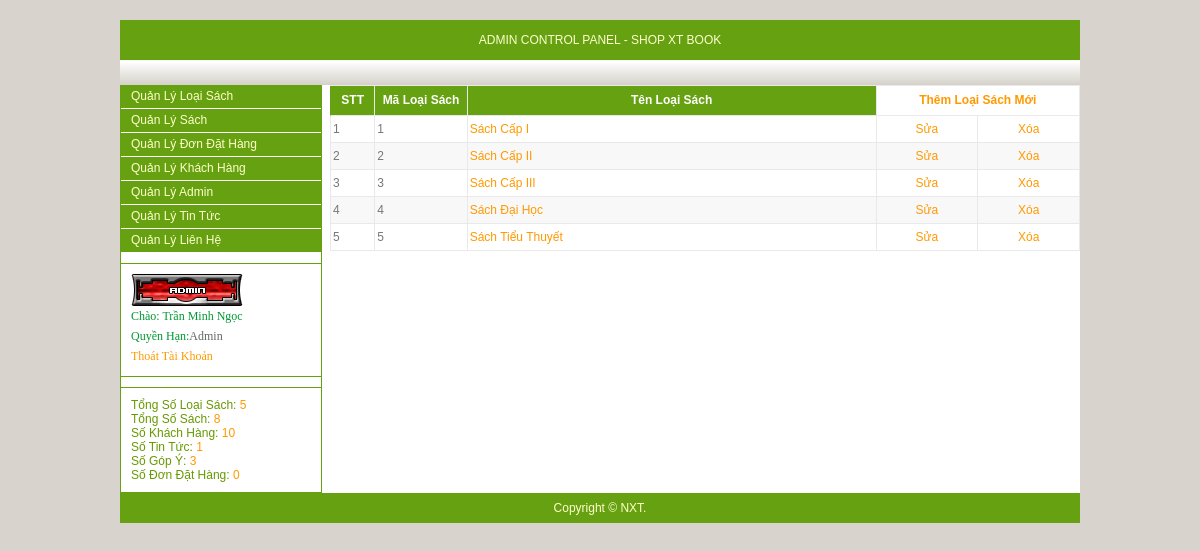
/adm/index.php (signed in), run on the app's committed database.
### tables this page shows
CREATE TABLE `loai_qua` (
  `ma_loai` int(11) NOT NULL,
  `ten_loai` varchar(40) NOT NULL
);

### include/thongke.php (called while the page is built)
<?php
	$strSQL="SELECT COUNT(*) FROM loai_qua";
	$so_loai_qua=mysqli_query($ung,$strSQL);
	$rowLOAI=mysqli_fetch_array($so_loai_qua);
	$soloaiqua=$rowLOAI[0];
	$strSQL="SELECT COUNT(*) FROM qua";
	$so_qua=mysqli_query($ung,$strSQL);
	$rowqua=mysqli_fetch_array($so_qua);
	$soqua=$rowqua[0];
	$strSQL="SELECT COUNT(*) FROM khach_hang";
	$khach_hang=mysqli_query($ung,$strSQL);
	$rowKHACH=mysqli_fetch_array($khach_hang);
	$khachhang=$rowKHACH[0];
	$strSQL="SELECT COUNT(*) FROM tin_tuc";
	$tin_tuc=mysqli_query($ung,$strSQL);
	$rowTIN=mysqli_fetch_array($tin_tuc);
	$tintuc=$rowTIN[0];
	$strSQL="SELECT COUNT(*) FROM lien_he";
	$lien_he=mysqli_query($ung,$strSQL);
	$rowLH=mysqli_fetch_array($lien_he);
	$lienhe=$rowLH[0];
	$strSQL="SELECT COUNT(*) FROM dondathang";
	$dondathang=mysqli_query($ung,$strSQL);
	$rowDDH=mysqli_fetch_array($dondathang);
	$dondathang=$rowDDH[0];
?>

### adm/loaiqua/loaiqua.php (the view, shortened to what this page needs)
<?php
	$strSQL="SELECT * FROM loai_qua";
	$loai_qua=mysqli_query($ung,$strSQL);
?>
<table width="750" cellpadding="2" cellspacing="0" border="0" class="admintable" style="border-right:#E9E9E9 1px solid; border-top:#E9E9E9 1px solid;" align="right">
	<tr>
		<th width="40" align="center" style="border-left:#66A111 solid 1px;">
			STT
		</th>
		<th width="90" align="center">
			Mã Loại Sách
		</th>
		<th width="420">
			Tên Loại Sách
		</th>
		<th width="200" colspan="2" style="background:#FFFFFF;" align="center">
			<a href="#" onclick="goithem_sua('themloaiqua')">Thêm Loại Sách Mới</a>
		</th>
	</tr>
	<?php $i=0; ?>
		<?php while($row=mysqli_fetch_array($loai_qua)) { $i+=1; ?>
	<tr>
	<?php
			if($i%2==0)
				$mausac="style='background:#F8F8F8;'";
			 else
			 	$mausac="style='background:#FFFFFF;'";
	?>
		<td <?php echo $mausac; ?> >
			<?php echo $i; ?>
		</td>
		<td <?php echo $mausac; ?> >
			<?php echo $row['ma_loai']; ?>
		</td>
		<td <?php echo $mausac; ?> >
			<a href="#" onclick="goithem_sua('sualoaiqua',<?php echo $row['ma_loai']; ?>)"><?php echo $row['ten_loai']; ?></a>
		</td>
		<td width="100" align="center" <?php echo $mausac; ?>>
			<a href="#" onclick="goithem_sua('sualoaiqua',<?php echo $row['ma_loai']; ?>)">Sửa</a>
		</td>
		<td width="100" align="center" <?php echo $mausac; ?>>
			<a href="#" onclick="xoa_loaiqua(<?php echo $row['ma_loai']; ?>)">Xóa</a>
		</td>
	</tr>
		<?php } ?>
</table>

### adm/index.php (shortened to what this page needs)
<?php include('../include/ketnoi.php'); ?>
<!DOCTYPE html PUBLIC "-//W3C//DTD XHTML 1.0 Transitional//EN" "http://www.w3.org/TR/xhtml1/DTD/xhtml1-transitional.dtd">
<html xmlns="http://www.w3.org/1999/xhtml">
<head>
<link rel="stylesheet" type="text/css" href="admstyle.css">
</head>
<body>
<?php
	$thongbao="";
?>
<?php if(!isset($_SESSION['hovatenad']) || ($_SESSION['hovatenad']=="")) { ?>
<form action="" method="post" name="formdangnhapadmin">
<table width="400" border="0" class="admintable" cellpadding="2" cellspacing="0" align="center" style="margin-top:200px; border-right:solid 1px #E9E9E9; border-top:solid 1px #E9E9E9; background:url(../images/security.png) no-repeat right;">
  <tr>
    <th colspan="3">Đăng Nhập ADMIN CONTROL PANEL</th>
  </tr>
  <tr>
    <td>&nbsp;&nbsp;Tên Đăng Nhập</td>
    <td><input name="txttendangnhap" type="text" id="txttendangnhap" style="width:200px;"/>   </td>
	<td rowspan="2"><img src="../images/security.png" width="64" height="64" border="0" /></td>
  </tr>
  <tr>
    <td>&nbsp;&nbsp;Mật Khẩu</td>
    <td><input name="txtpass" type="password" id="txtpass" style="width:200px;" />   </td>
  </tr>
  <tr>
    <td colspan="3" style="color:#CC3300;" align="center"><?php echo $thongbao ; ?></td>
  </tr>
  <tr>
    <td colspan="3" align="center"><input type="submit" name="Submit" style="background:#FFFFFF; color:#FFCC33;" value="Đăng Nhập" /></td>
  </tr>
</table>
</form>
<?php } else { ?>
	<table border="0" cellpadding="0" cellspacing="0" width="960" align="center" style="margin-top:20px; margin-bottom:20px; background:#FFFFFF;">
		<tr>
			<td height="40" style="color:#FFFFCC; background:#66A111;" colspan="2" align="center">
				ADMIN CONTROL PANEL - SHOP XT BOOK
			</td>
		</tr>
		<tr>
			<td height="25" style="color:#FF6600; background:url(../images/trang.jpg) repeat-x;" colspan="2" align="right">
		  </td>
		</tr>
		<tr>
			<td width="200" valign="top" style="border-right: 1px #66A111 solid; border-left: 1px #66A111 solid;">
			<div class="menuleft">
					<a href="#" onclick="adm_chuyentrang('quanlyloaiqua')">Quản Lý Loại Sách</a>
					<a href="#" onclick="adm_chuyentrang('quanlyqua')">Quản Lý Sách</a>
					<a href="#" onclick="adm_chuyentrang('quanlydondathang')">Quản Lý Đơn Đặt Hàng</a>
					<a href="#" onclick="adm_chuyentrang('quanlykhachhang')">Quản Lý Khách Hàng</a>
					<a href="#" onclick="adm_chuyentrang('quanlyadmin')">Quản Lý Admin</a>
					<a href="#" onclick="adm_chuyentrang('quanlytintuc')">Quản Lý Tin Tức</a>
					<a href="#" onclick="adm_chuyentrang('quanlylienhe')">Quản Lý Liên Hệ</a>
			</div>
			<div style="width:200px; margin-top:10px; margin-bottom:10px; background:#FFFFFF; color:#009933; line-height:30px;
			border:#66A111 solid 1px; border-right:none; border-left:none;">
			<p class="pp">
			<img src="../images/admin_pinguim.gif" border="0" width="112" height="32"/>
				<br />
				Chào: <?php echo $_SESSION['hovatenad'] ;?>
				<br />
				Quyền Hạn:<font color="#666666"><?php if($_SESSION['phanquyen']=='admin') echo "Admin"; else echo "Quản Trị Viên"; ?></font>
				<br />
				<a href="#" onclick="tquattaikquan('tquat')">Thoát Tài Khoản</a>
			</p>
			</div>
			<?php include('../include/thongke.php'); ?>
			<div style="margin-top:4px;padding:10px; background:#66A111; color:#FFFFCC; border:1px #66A111 solid;
			background:#FFFFFF; color:#999999; text-align:left; border-right:none; border-left:none;">
					<a href="#" onclick="adm_chuyentrang('quanlyloaiqua')">
                    <span class="demuc"> Tổng Số Loại Sách:</span> <?php echo $soloaiqua; ?> </a>
					<br />
                    <a href="#" onclick="adm_chuyentrang('quanlyqua')">
					<span class="demuc">Tổng Số Sách:</span> <?php echo $soqua; ?></a>
					<br />
                    <a href="#" onclick="adm_chuyentrang('quanlykhachhang')">
					<span class="demuc">Số Khách Hàng:</span> <?php echo $khachhang; ?></a>
					<br />
                    <a href="#" onclick="adm_chuyentrang('quanlytintuc')">
					<span class="demuc">Số Tin Tức:</span> <?php echo $tintuc; ?> </a>
					<br />
                    <a href="#" onclick="adm_chuyentrang('quanlylienhe')">
					<span class="demuc">Số Góp Ý:</span> <?php echo $lienhe; ?></a>
					<br />
                    <a href="#" onclick="adm_chuyentrang('quanlydondathang')">
					<span class="demuc">Số Đơn Đặt Hàng:</span> <?php echo $dondathang; ?> </a>
				</div>
			</td>
			<td width="760" valign="top">
					<?php
					if(isset($_POST['trangchuyen']))
					{
						$hienthi=$_POST['trangchuyen'];
						if($hienthi=='quanlyloaiqua')
							include_once('loaiqua/loaiqua.php');
						else if($hienthi=='quanlyqua')
							include_once('qua/qua.php');
						else if($hienthi=='quanlylienhe')
							include_once('lienhe/inlienhe.php');
						else if($hienthi=='quanlytintuc')
							include_once('tintuc/tintuc.php');
						else if($hienthi=='quanlykhachhang')
							include_once('khachhang/khachang.php');
						else if($hienthi=='quanlyadmin')
							include_once('admin/admin.php');
						else if($hienthi=='quanlydondathang')
							include_once('dondathang/dondathang.php');
						else if($hienthi=='xlloaiqua')
							include_once('loaiqua/xl_loaiqua.php');
						else if($hienthi=='xlqua')
							include_once('qua/xl_qua.php');
						else if($hienthi=='xllienhe')
							include_once('lienhe/xl_lienhe.php');
						else if($hienthi=='chitietlienhe')
							include_once('lienhe/chitiet.php');
						else if($hienthi=='xlkhachhang')
							include_once('khachhang/xl_khachang.php');
						else if($hienthi=='chitietkh')
							include_once('khachhang/chitietkhachhang.php');
						else if($hienthi=='xltintuc')
							include_once('tintuc/xl_tintuc.php');
						else if($hienthi=='themtintuc')
							include_once('tintuc/themtintuc.php');
						else if($hienthi=='suatintuc')
							include_once('tintuc/suatintuc.php');
						else if($hienthi=='xladmin')
							include_once('admin/xl_admin.php');
						else if($hienthi=='xl_dondathang')
							include_once('dondathang/xl_dathang.php');
						else if($hienthi=='chitiet_dh')
							include_once('dondathang/chitietdonhang.php');
					}
						else
							include_once('loaiqua/loaiqua.php');
					?>
			</td>
		</tr>
		<tr>
			<td colspan="2" height="30" style="color:#FFFFCC; background:#66A111;" align="center" valign="middle">
			Copyright © NXT.
			</td>
		</tr>
	</table>
<?php } ?>
</body>
</html>

### adm/admstyle.css (style rules this page uses)
Body { background:#D8D4CD url(../images/bg.jpg) no-repeat fixed; color:#888888; font-family:Arial, Helvetica, sans-serif; font-size:12px; margin-bottom:0px; margin-top:0px; margin-left:0px; margin-right:0px; }
a:link { color:#FF9900; text-decoration:none; }
.menuleft { width:200px; border:0px; }
.menuleft a:link { background:#66A111; color:#FFFFCC; line-height:23px; text-decoration:none; border-bottom:solid #FFFFFF 1px; display:block; padding-left:10px; }
.demuc { color:#669900; }
.admintable { border:1px; }
.admintable TD { background:#FFFFFF; border-left:#E9E9E9 1px solid; border-bottom:#E9E9E9 1px solid; line-height:22px; color:#777777; }
.admintable TH { background:#66A111; color:#FFFFFF; line-height:25px; border-left:#E9E9E9 1px solid; border-bottom:#E9E9E9 1px solid; }
.pp { margin:10px; font-size:12px; font-family:tahoma; line-height:20px; }

### data on the page
loai_qua: ma_loai "1", ten_loai "Sách Cấp I"
loai_qua: ma_loai "2", ten_loai "Sách Cấp II"
loai_qua: ma_loai "3", ten_loai "Sách Cấp III"
loai_qua: ma_loai "4", ten_loai "Sách Đại Học"
loai_qua: ma_loai "5", ten_loai "Sách Tiểu Thuyết"

### other printed values
$_SESSION['hovatenad'] "Trần Minh Ngọc"
$soloaiqua "5"
$soqua "8"
$khachhang "10"
$tintuc "1"
$lienhe "3"
$dondathang "0"
